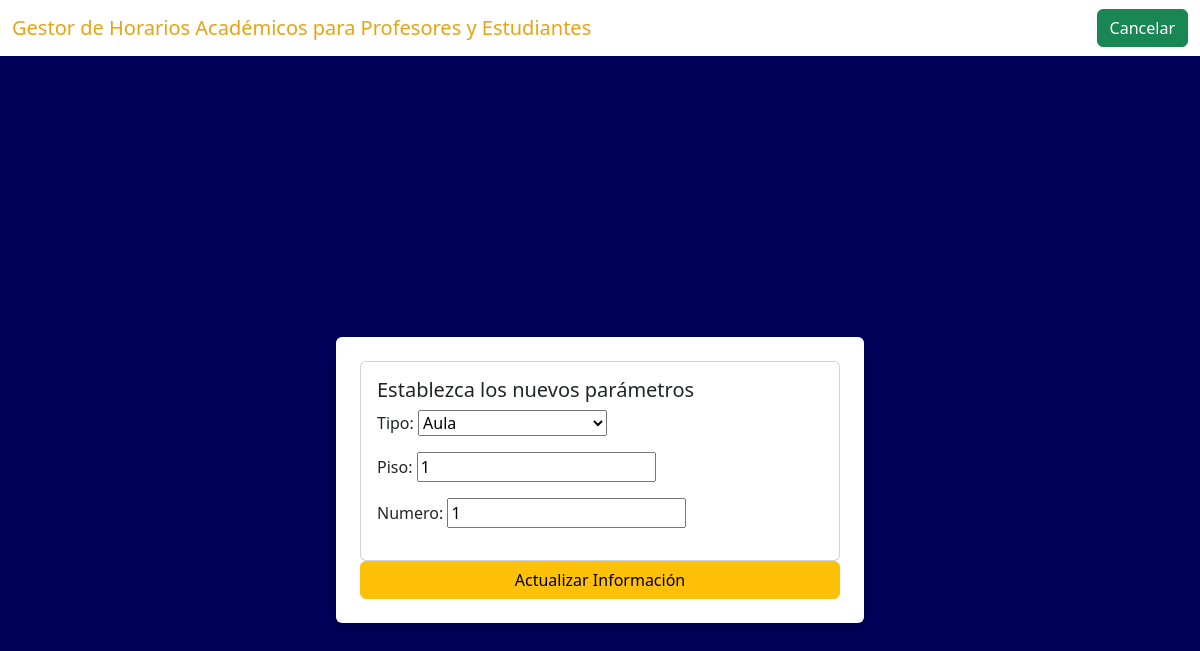
The page /recursos/EditarLocales/8/ (signed in) on the database its author committed.
### Recursos/models.py (models this page shows, shortened)
class Local(models.Model):
    tipos = [('A', 'Aula'), ('SC', 'Salón de Conferencias'), ('L', 'Laboratorio')]
    tipo = models.CharField(max_length=2, choices=tipos, default='A')
    piso = models.PositiveSmallIntegerField(default=1)
    numero = models.PositiveSmallIntegerField(default=1)
    creador = models.ForeignKey(User, on_delete=models.CASCADE)  # Nuevo campo

### Recursos/views.py (the view)
# urls.py: path('EditarLocales/<int:id>/', e_locales, name='Editar_Locales'),
@never_cache
@login_required
@grupo_requerido('Profesor de Año')
def e_locales(request, id):
    local = get_object_or_404(Local, id=id, creador=request.user)  # Verificar que el creador es el usuario actual
    if request.method == 'POST':
        form = LocalForm(request.POST, instance=local)
        if form.is_valid():
            form.save()
            return redirect('Listar_Locales')
    else:
        form = LocalForm(instance=local)
    return render(request, 'Recursos/Locales/editar_locales.html', {'form': form})  # Corregir la plantilla

### Recursos/forms.py
class LocalForm(forms.ModelForm):
    class Meta:
        model = Local
        fields = ['tipo', 'piso', 'numero']  # Incluir 'creador'

### Recursos/views.py (called while the page is built)
def grupo_requerido(grupo):
    def in_grupo(user):
        return user.groups.filter(name=grupo).exists()
    return user_passes_test(in_grupo)

### Recursos/templates/Recursos/Locales/editar_locales.html (shortened to what this page needs)
{% load static %}
<!DOCTYPE html>
<html lang="en">
<head>
    <link href="{% static 'css/bootstrap.min.css' %}" rel="stylesheet">
</head>
<body style="background-color: rgb(0, 2, 89);">
    <nav class="navbar navbar-expand-lg navbar-light" style="background-color: white;">
        <div class="container-fluid">
            <a class="navbar-brand" href="https://eva.uci.cu/" style="color: rgb(231, 163, 18);">
                Gestor de Horarios Académicos para Profesores y Estudiantes
            </a>
            <div class="collapse navbar-collapse" id="navbarNav">
                <div class="ms-auto d-flex align-items-center">
                    <a href="{% url 'Listar_Locales' %}" class="btn btn-success">Cancelar</a>
                </div>
            </div>
        </div>
    </nav>
    <div class="d-flex justify-content-center align-items-center" style="min-height: 100vh;">
        <div>
            {% if form.instance.creador == request.user %}
            <form action="" method="POST" class="container mt-5 p-4 bg-white rounded shadow" id="edit-local-form">
                <div class="card mx-auto" style="width: 30rem;">
                    <div class="card-body">
                        <h5 class="card-title">Establezca los nuevos parámetros</h5>
                        {{ form.as_p }}
                    </div>
                </div>
                <button type="submit" class="btn btn-warning w-100">Actualizar Información</button>
            </form>
            {% else %}
            <div class='alert alert-danger text-center'>
                No tienes permiso para editar este local.
            </div>
            {% endif %}
        </div>
    </div>
</body>
</html>

### rows shown on the page
Local: tipo "Aula", piso "1", numero "1"
